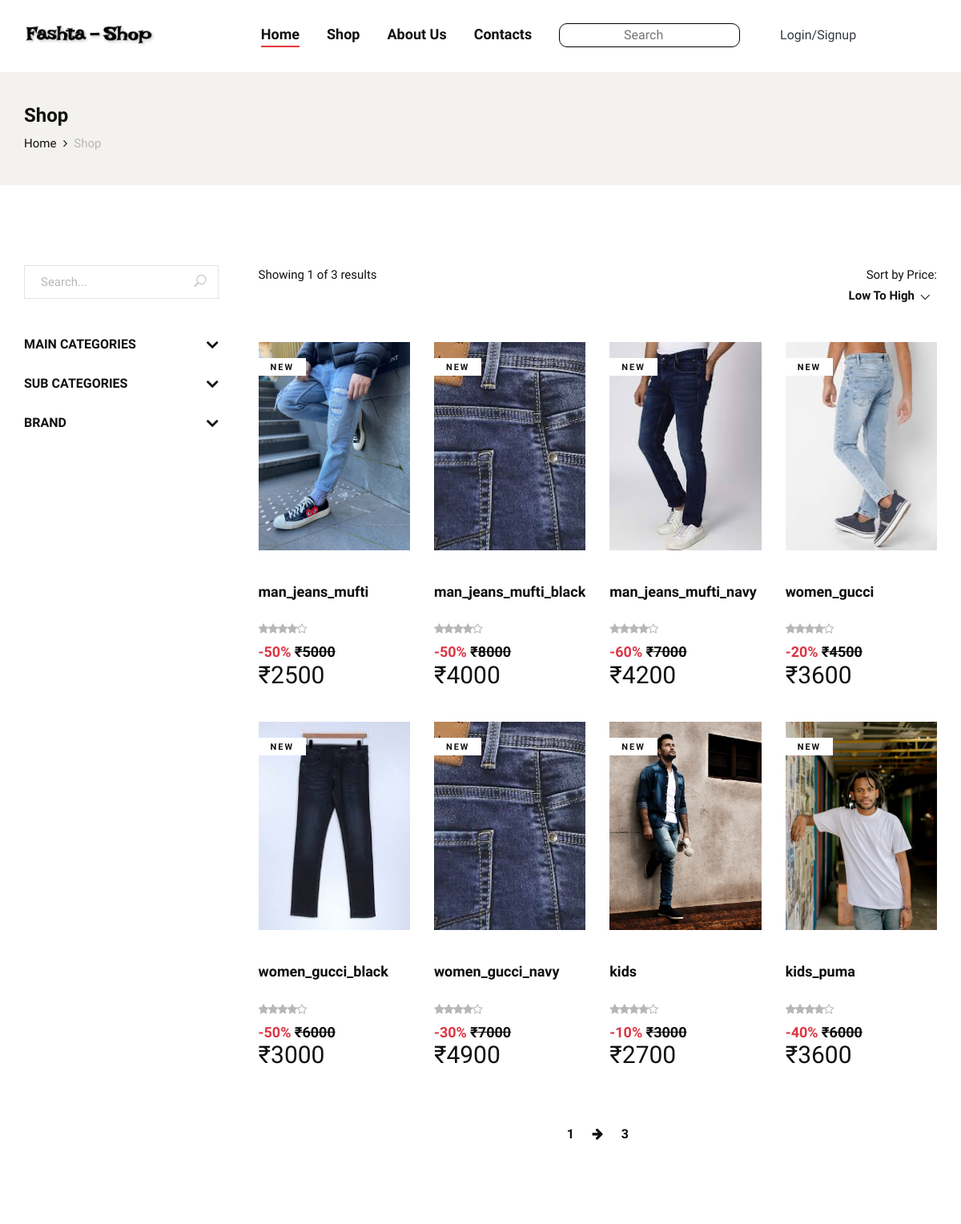
Before: /shop/All/All/All/ (upper part) with the older database file.
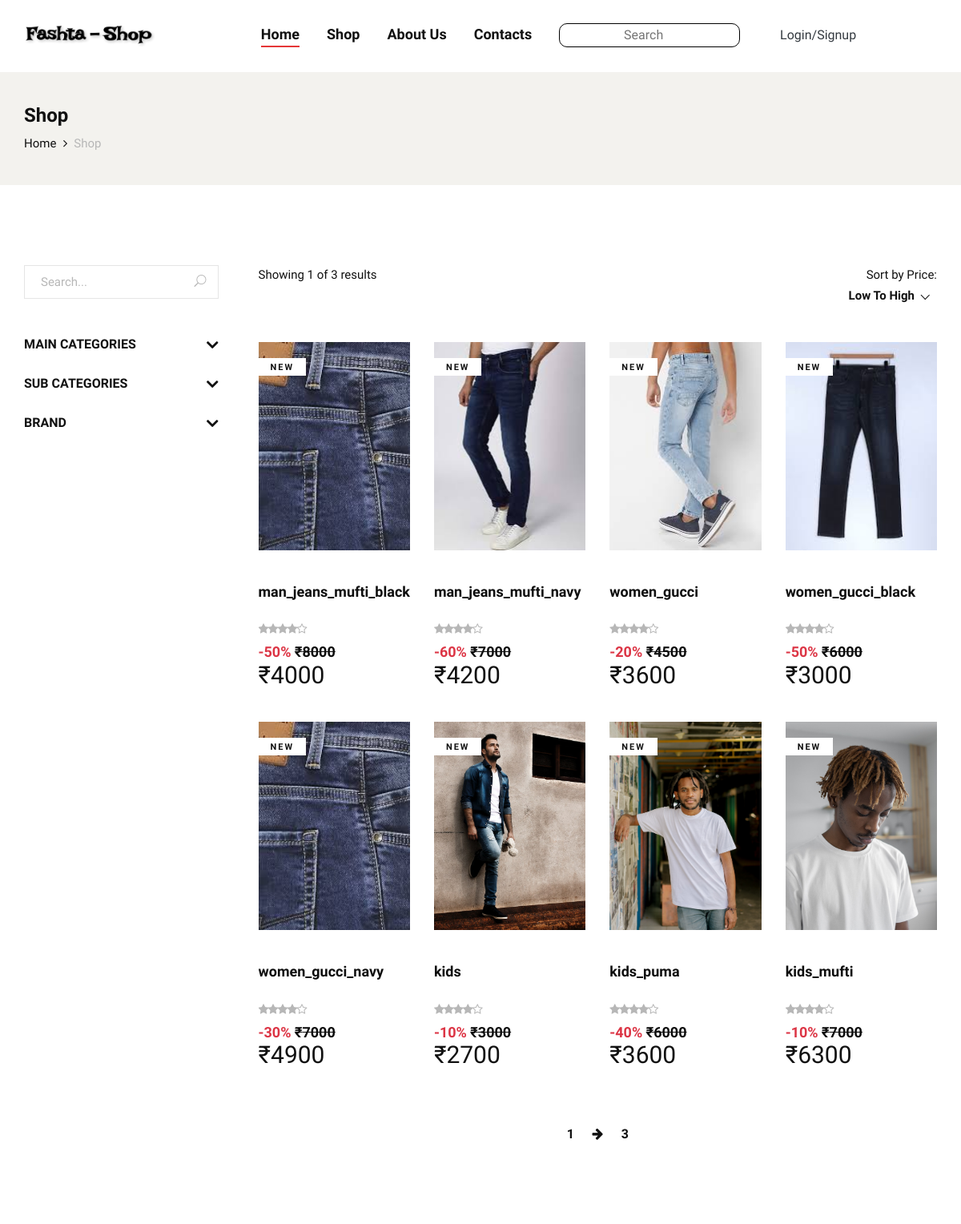
After: the same page with the newer database file.
### mainApp/models.py (models this page shows, shortened)
class product(models.Model):
    id = models.AutoField(primary_key=True)
    name = models.CharField(max_length=30)
    maincategoryproduct = models.ForeignKey(maincategory,on_delete=models.CASCADE)
    subcategoryproduct = models.ForeignKey(subcategory,on_delete=models.CASCADE)
    brandproduct = models.ForeignKey(brand,on_delete=models.CASCADE)
    baseprice = models.IntegerField()
    discount = models.IntegerField()
    finalprice = models.IntegerField()
    stock = models.BooleanField(default=True)
    color = models.CharField(max_length=20)
    size = models.CharField(max_length=10)
    description = models.TextField(default="This is Sample Product")
    pic1 = models.ImageField(upload_to="uploads/product")
    pic2 = models.ImageField(upload_to="uploads/product",default=None,blank=True,null=True)
    pic3 = models.ImageField(upload_to="uploads/product",default=None,blank=True,null=True)
    pic4 = models.ImageField(upload_to="uploads/product",default=None,blank=True,null=True)

### mainApp/views.py (the view)
# urls.py: path("shop/<str:mc>/<str:sc>/<str:br>/",views.shopPage,name="shop"),
def shopPage(Request,mc,sc,br,sort_by=None):
    sort_by = Request.GET.get("sort_by")
    query = Q()
    if mc !="All":
        query &= Q(maincategoryproduct__name = mc)
    if sc !="All":
        query &= Q(subcategoryproduct__name = sc)
    if br !="All":
        query &= Q(brandproduct__name = br)
    products = product.objects.filter(query)
    if sort_by == "low_to_high":
        products = products.order_by("finalprice")
    elif sort_by == "high_to_low":
        products = products.order_by("-finalprice")
    elif sort_by == "latest_first":
        products = products.order_by("-id")
    maincategorys = maincategory.objects.all().order_by("id")
    subcategorys = subcategory.objects.all().order_by("-id")
    brands = brand.objects.all().order_by("id")
    paginator = Paginator(products,8)
    page_number = Request.GET.get("page")
    page_obj = paginator.get_page(page_number)
    return render(Request,'shop.html',{'page_obj':page_obj,'products': products, 'maincategorys': maincategorys, 'subcategorys' : subcategorys, 'brands' : brands, 'mc' : mc, 'sc' : sc, 'br' : br})

### mainApp/templates/shop.html (shortened to what the changed rows need)
{% extends 'index.html' %}
{% load static %}
    {% block body %}
    <section class="shop spad">
        <div class="container">
            <div class="row">
                <div class="col-lg-9">
                    <div class="row">
                        {% for items in page_obj %}
                        <div class="col-lg-3 col-md-6 col-sm-6 col-md-6 col-sm-6 mix new-arrivals">
                            <div class="product__item">
                                <a href="/shopDetails/{{items.id}}">
                                    <div class="product__item__pic set-bg" data-setbg="{{items.pic1.url}}">
                                        <span class="label">New</span>
                                    </div>
                                </a>
                                <form action="{% url 'addtocart' %}" method="post">
                                    <div class="product__item__text">
                                        <h5 class="mt-3">{{items.name}}</h5>
                                        <button class="bg-white border-0 btn-outline-none"
                                            style="height: 0px; width: 0px;"></button>
                                        <div class="rating">
                                            <i class="fa fa-star"></i>
                                            <i class="fa fa-star"></i>
                                            <i class="fa fa-star"></i>
                                            <i class="fa fa-star"></i>
                                            <i class="fa fa-star-o"></i>
                                        </div>
                                        <h5><span class="text-danger">-{{items.discount}}%</span>
                                            <del>&#8377;{{items.baseprice}}</del>
                                        </h5>
                                        <h3>&#8377;{{items.finalprice}}</h3>
                                    </div>
                                </form>
                            </div>
                        </div>
                        {% endfor %}
                    </div>
                </div>
            </div>
        </div>
    </section>
    {% endblock %}

Changed rows visible on the page:
removed product: shows a picture, name "man_jeans_mufti", discount "50", baseprice "5000", finalprice "2500"
now on this page (row unchanged): product: shows a picture, name "kids_mufti", discount "10", baseprice "7000", finalprice "6300"
